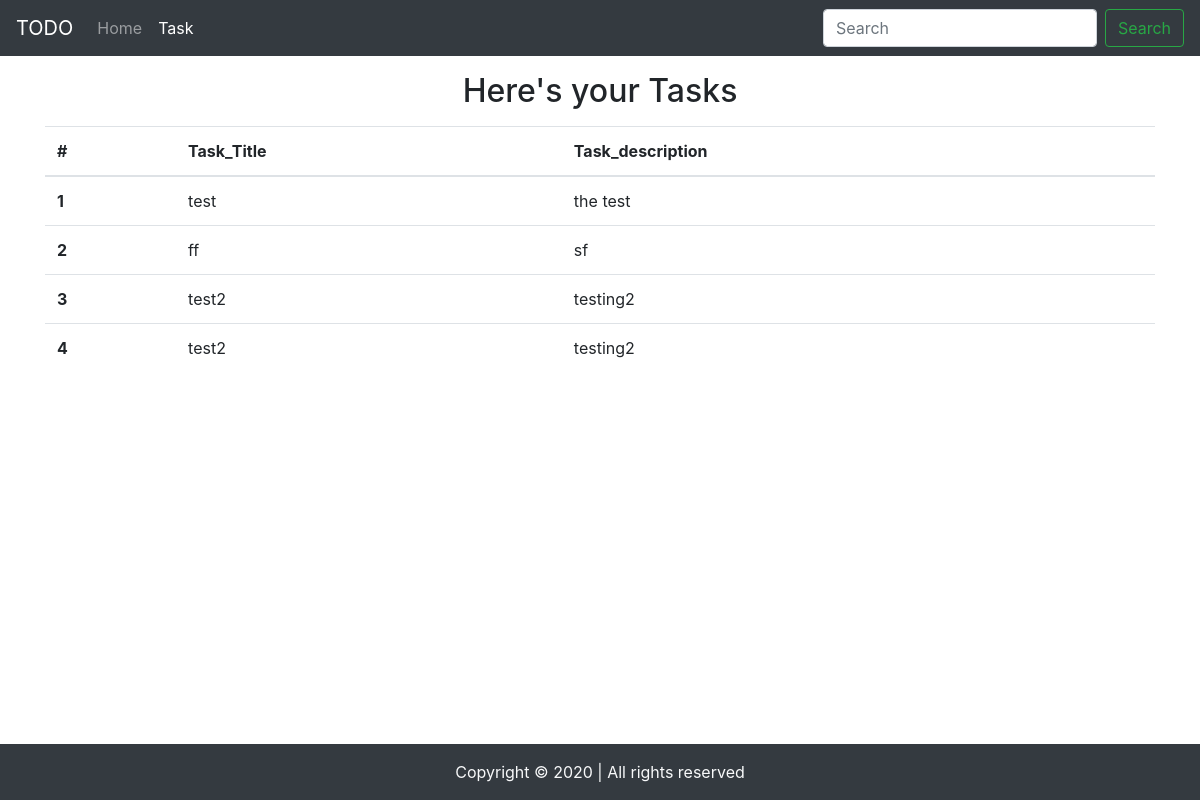
The app's page /task, older data.
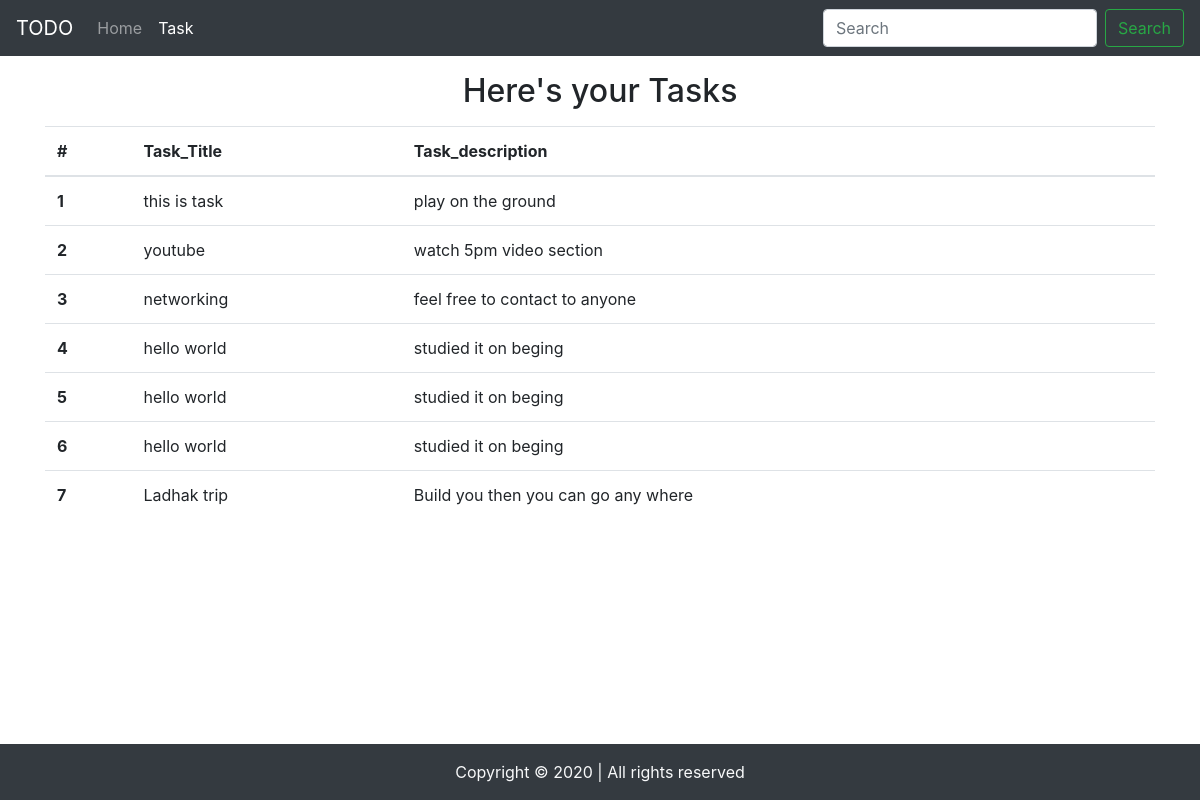
The same page, newer data.
### home/models.py (models this page shows, shortened)
class Task(models.Model):
    task_title = models.CharField(max_length=30)
    task_desc = models.TextField()
    time = models.DateTimeField(auto_now_add=True)

### home/views.py (the view)
# urls.py: path('task',views.task, name='task')
def task(request):
    allTasks = Task.objects.all()
    contex = {'task':allTasks}
    return render(request,'task.html',contex)

### templates/task.html (shortened to what this page needs)
<!doctype html>
<html lang="en">
<head>
    <link rel="stylesheet" href="https://stackpath.bootstrapcdn.com/bootstrap/4.5.2/css/bootstrap.min.css"
>
</head>
<body>
    <nav class="navbar navbar-expand-lg navbar-dark bg-dark">
        <a class="navbar-brand" href="/">TODO</a>
        <div class="collapse navbar-collapse" id="navbarSupportedContent">
            <ul class="navbar-nav mr-auto">
                <li class="nav-item ">
                    <a class="nav-link" href="/">Home <span class="sr-only">(current)</span></a>
                </li>
                <li class="nav-item active">
                    <a class="nav-link" href="/task">Task</a>
                </li>
            </ul>
            <form class="form-inline my-2 my-lg-0">
                <input class="form-control mr-sm-2" type="search" placeholder="Search" aria-label="Search">
                <button class="btn btn-outline-success my-2 my-sm-0" type="submit">Search</button>
            </form>
        </div>
    </nav>
    <div class="container my-3">
        <h2 class="text-center">Here's your Tasks</h2>
        <table class="table my-3">
            <thead>
              <tr>
                <th scope="col">#</th>
                <th scope="col">Task_Title</th>
                <th scope="col">Task_description</th>
              </tr>
            </thead>
            <tbody>
            {% for tasks in task %}
              <tr>
                <th scope="row">{{forloop.counter}}</th>
                <td>{{tasks.task_title}}</td>
                <td>{{tasks.task_desc}}</td>
              </tr>
            {% endfor %}
            </tbody>
          </table>
  </div>
<footer>
    <div class="footer-copyright bg-dark text-light text-center fixed-bottom my-0 py-3">Copyright © 2020 | All rights reserved
    </div>
</footer>
</body>
</html>

Row changes from the older to the newer data that the page shows:
removed Task: task_title "test", task_desc "the test"
removed Task: task_title "ff", task_desc "sf"
removed Task: task_title "test2", task_desc "testing2"
removed Task: task_title "test2", task_desc "testing2"
added Task: task_title "this is task", task_desc "play on the ground"
added Task: task_title "youtube", task_desc "watch 5pm video section"
added Task: task_title "networking", task_desc "feel free to contact to anyone"
added Task: task_title "hello world", task_desc "studied it on beging"
added Task: task_title "hello world", task_desc "studied it on beging"
added Task: task_title "hello world", task_desc "studied it on beging"
added Task: task_title "Ladhak trip", task_desc "Build you then you can go any where"
